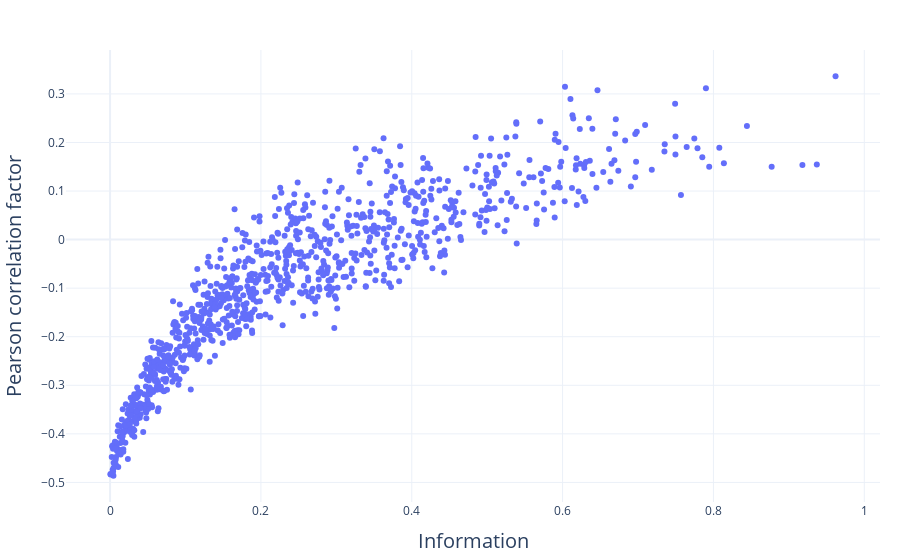

The notebook cell saved with this chart:
### Code cell
information_correlation_fig = px.scatter(x = information_list, y = cor_nabla_list, labels={'x':'Information', 'y':'Pearson correlation factor'}, title= None)
# Update layout with labels and title
information_correlation_fig.update_layout(
    template='plotly_white',
    margin=dict(l=20, r=20, t=50, b=20),
    autosize=True,
    yaxis_title_font={'size': 20},  
    xaxis_title_font={'size': 20}, 
    width=None 
)
information_correlation_fig.show()
# entropy_correlation_fig.write_image("../../results/figures/Correlation_vs_information.pdf")

### Figure 1 — Plotly figure (JSON) as saved in the notebook; plotly's stock layout.template omitted (floating-point values rounded to 4 significant figures; data arrays with more than 128 entries replaced by an {"elided": "..."} marker saying what was removed)
{"data": [{"hovertemplate": "Information=%{x}<br>Pearson correlation factor=%{y}<extra></extra>", "legendgroup": "", "marker": {"color": "#636efa", "symbol": "circle"}, "mode": "markers", "name": "", "orientation": "v", "showlegend": false, "type": "scatter", "x": {"elided": "1000 float values"}, "xaxis": "x", "y": {"elided": "1000 float values"}, "yaxis": "y"}], "layout": {"autosize": true, "legend": {"tracegroupgap": 0}, "margin": {"b": 20, "l": 20, "r": 20, "t": 50}, "xaxis": {"anchor": "y", "domain": [0, 1], "title": {"font": {"size": 20}, "text": "Information"}}, "yaxis": {"anchor": "x", "domain": [0, 1], "title": {"font": {"size": 20}, "text": "Pearson correlation factor"}}}}
